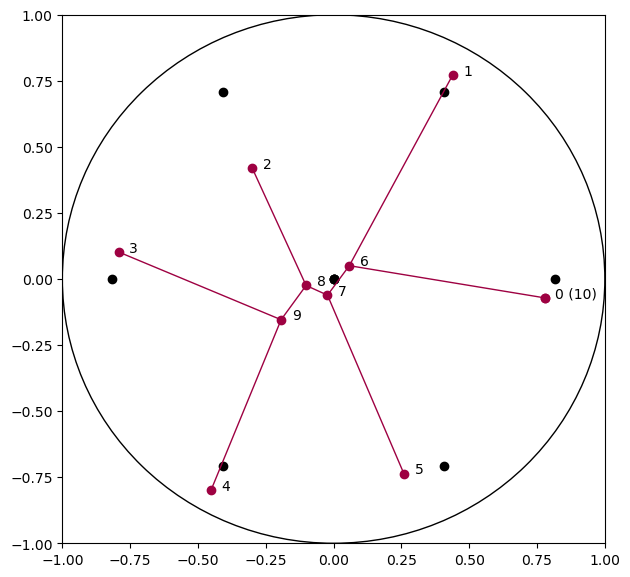

Here is the Python script that generated this plot:
"""
Sample Gaussian points around a perfect star topology in a hyperboloid.
View them on a Poincare disk and make a tree out these samples.
"""

import dodonaphy.hyperboloid as hyp
from dodonaphy.utils import utilFunc
import torch
from matplotlib import pyplot as plt
import matplotlib.cm

def star():
    S = 6  # n_seqeunces
    DIM = 2  # Corresponds to H^DIM in R^DIM+1.
    HEIGHT = 5  # HEIGHT of points on hyperboloid
    N_SAMPLES = 1  # number of trees to sample

    # Embed points into a star tree at a given HEIGHT from above the "origin" on
    # a hyperboloid. DIM must be 2, i.e. the hyperboloid is a surface in R^3
    assert DIM == 2
    mu = hyp.embed_star_hyperboloid_2d(HEIGHT, S)

    # Variational model on hyperboloid
    # NB: points are in R^n+1 but distribution is on surface with dimension DIM
    STD = 0.3
    VarationalParams = {"sigma": STD*torch.ones(2*S-2, DIM),
                        "xyz_mu": mu}

    plt.figure(figsize=(7, 7), dpi=100)
    ax = plt.subplot(1, 1, 1)
    plt.xlim([-1, 1])
    plt.ylim([-1, 1])
    cmap = matplotlib.cm.get_cmap('Spectral')

    # Plot projection of means onto Poincare
    for i in range(2*S-2):
        xy_mu = hyp.hyper_to_poincare(mu[i, :])
        plt.plot(xy_mu[0], xy_mu[1], 'ok')

    for i in range(N_SAMPLES):
        # sample the positions from the VM
        sample_xyz = torch.zeros(2*S-2, DIM+1)
        sample_xy = torch.zeros(2*S-2, DIM)
        for j in range(2*S-2):
            # Take a gaussian sample
            sample_xyz[j, :] = hyp.sample_normal_hyper(
                VarationalParams["xyz_mu"][j, :],
                VarationalParams["sigma"][j, :], DIM)

            # convert to poincare ball
            sample_xy[j, :] = hyp.hyper_to_poincare(sample_xyz[j, :])

        # create the corresponding peel
        (leaf_r, int_r, leaf_dir, int_dir) = utilFunc.cart_to_dir(sample_xy)
        sample_peel = utilFunc.make_peel(
            leaf_r, leaf_dir, int_r, int_dir)

        # add fake root to end (already in make_peel)
        root_xy = torch.unsqueeze(sample_xy[0, :], 0)
        sample_xy = torch.cat((sample_xy, root_xy), dim=0)

        # Plot the tree
        utilFunc.plot_tree(ax, sample_peel, sample_xy, cmap(i/N_SAMPLES))


def embed_star_hyperboloid_2d(height=2, nseqs=6):
    """Embed points in 2D hyperboloid H^2 spread evenly around a circle.

    Points are at height z on Hyperboloid H^2 in R^3.

    Parameters
    ----------
    height : Double, optional
        Height of points on the hyperboloid. The default is 2.
    nseqs : Int, optional
        Number of tip points (sequences). The default is 6.

    Returns
    -------
    nseqs x 3 tensor with positions of the points in R^3 on the Hyperboloid.

    """
    assert height > 1
    x = torch.zeros(2 * nseqs - 2, 3)
    x[:-1, 0] = height
    x[-1, 0] = 1  # origin point

    for i in range(nseqs):
        x[i, 1] = math.sqrt(-1 + height ** 2) * math.cos(i * (2 * math.pi / nseqs))
        x[i, 2] = math.sqrt(-1 + height ** 2) * math.sin(i * (2 * math.pi / nseqs))

    return x

star()
